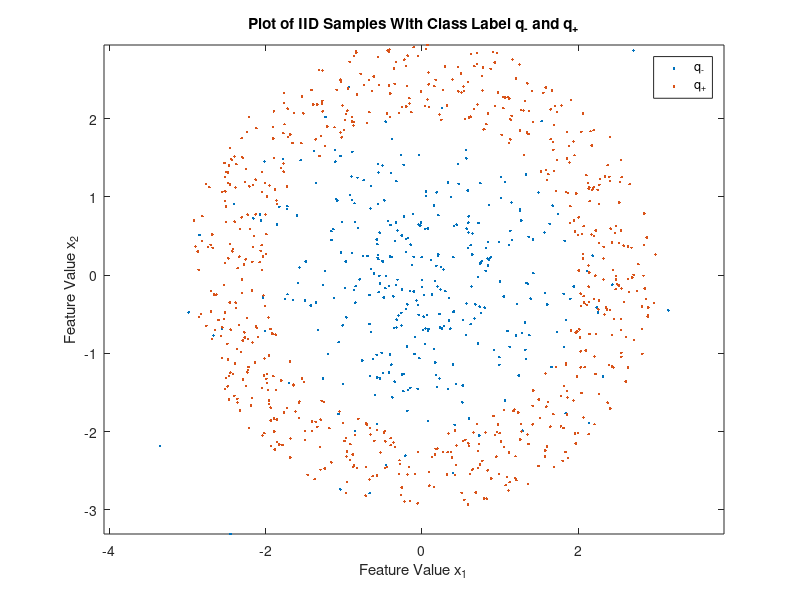

Reproduce this figure in MATLAB. (Note: this script raises an error after producing the figure.)
clc;
clear all;
close all;

%Generation of DataSet
no_Samples=1000;
p_q1=0.35;p_q2=0.65;
%Mean and Covariance for class 1
mean=[0;0];cov=eye(2);

%Generation of Dataset
class_Priors=[p_q1,p_q2];
prior_threshold=[0,cumsum(class_Priors)];%inorder to generate datasets
prob_uni=rand(1,no_Samples);%generating 10000 samples of probablities
og_Labels=zeros(1,no_Samples);

for i=1:2
    pntr=find(prob_uni>=prior_threshold(i) &  prob_uni<=prior_threshold(i+1));
    og_Labels(1,pntr)=i*ones(1,length(pntr));
    count_samples(1,i)=length(pntr);
    if i == 1
    data(:,pntr)=mvnrnd(mean,cov,length(pntr))';
    else
    %Radius and Theta for class 2
        r1=2;r2=3;
        r = r1 + (r2-r1).*rand(length(pntr),1);
        tht1=-pi;tht2=pi;
        theta = tht1+(tht2-tht1).*rand(length(pntr),1);
        x=r.*cos(theta);
        y=r.*sin(theta);
        con = cat(2,x,y);
        data(:,pntr)=con';
    end
    figure(1)
    plot(data(1,pntr),data(2,pntr),'.'); axis equal, hold on,        
end
hold off
title('Plot of IID Samples With Class Label q_- and q_+')
xlabel('Feature Value x_1')
ylabel('Feature Value x_2')
legend({'q_-','q_+'},'Location','northeast')

dataSet = cat(2,data',og_Labels');

count_error=0;

model2=fitcsvm(dataSet(:,1:2),dataSet(:,3),'KernelFunction','linear','OptimizeHyperparameters','BoxConstraint');
mdl1=crossval(model2,'KFold',10);
min_loss1=kfoldLoss(mdl1);

model2=fitcsvm(dataSet(:,1:2),dataSet(:,3),'KernelFunction','gaussian','OptimizeHyperparameters','auto');
mdl2=crossval(model2,'KFold',10);
min_loss2=kfoldLoss(mdl2);
